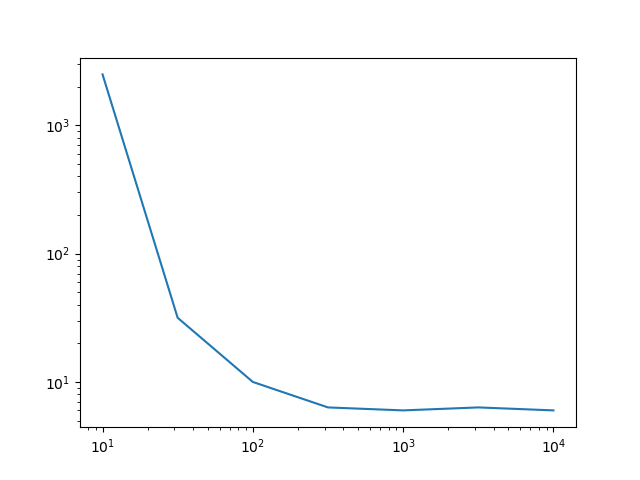

This figure's Python source:
import numpy as np
import matplotlib.pyplot as plt

f=open('./Tp_Eg_convert.dat','r')
data=[x for x in f.readlines() if x[0]!='#']
f.close()

data=np.array([x.split(',') for x in data]).astype(np.float)

plt.plot(data[:,0],data[:,1])
plt.xscale('log')
plt.yscale('log')
plt.savefig('./find_factor.png')
plt.clf()